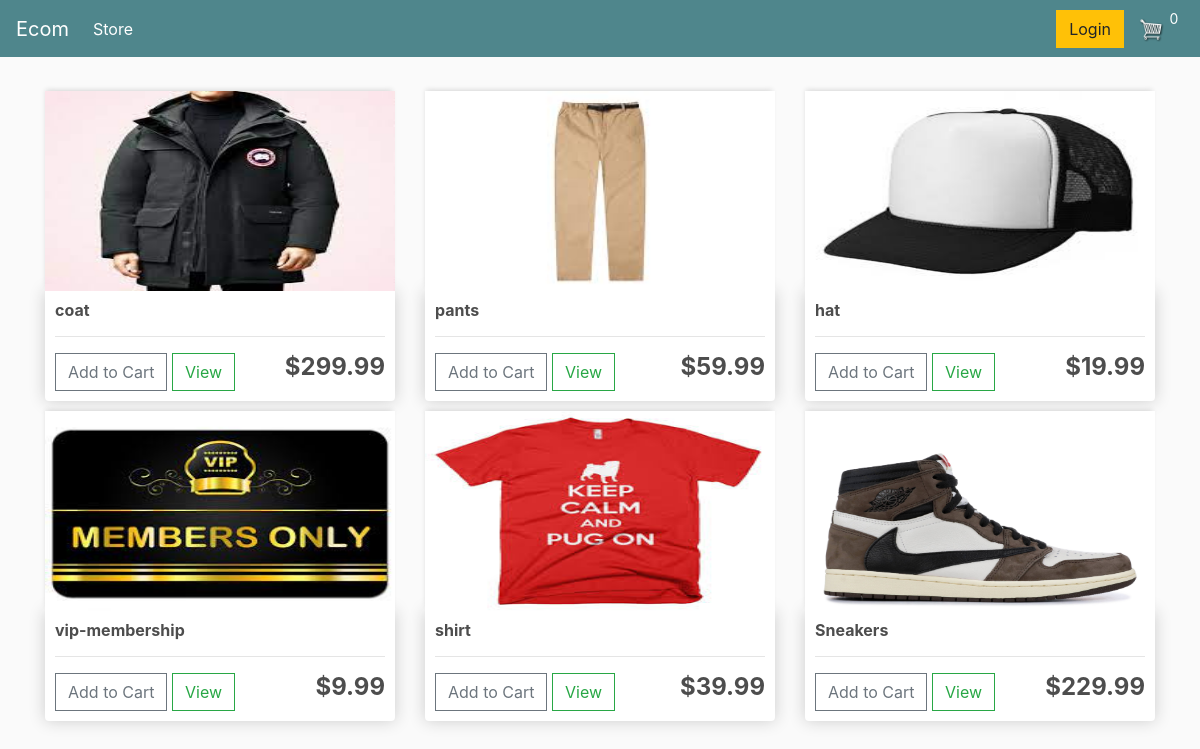
The page / on the database its author committed.
### store/models.py (models this page shows, shortened)
class Product(models.Model):
	name = models.CharField(max_length=200)
	price = models.FloatField()
	digital = models.BooleanField(default=False,null=True, blank=True)
	image = models.ImageField(null=True, blank=True)
	@property
	def imageURL(self):
		try:
			url = self.image.url
		except:
			url = ''
		return url

### store/views.py (the view)
# urls.py: path('', include('store.urls')),
def store(request):
	if request.user.is_authenticated:
		customer = request.user.customer
		order, created = Order.objects.get_or_create(customer=customer, complete=False)
		items = order.orderitem_set.all()
		cartItems = order.get_cart_items
	else:
		items = []
		order = {'get_cart_total':0, 'get_cart_items':0, 'shipping':False}
		cartItems = order['get_cart_items']
	products = Product.objects.all()
	context = {'products':products, 'cartItems':cartItems}
	return render(request, 'store/store.html', context)

### store/templates/store/store.html
{% extends 'store/main.html' %}
{% load static %}
{% block content %}
	<div class="row">
		{% for product in products %}
		<div class="col-lg-4">
			<img class="thumbnail" src="{{product.imageURL}}">
			<div class="box-element product">
				<h6><strong>{{product.name}}</strong></h6>
				<hr>
				<button data-product="{{product.id}}" data-action="add" class="btn btn-outline-secondary add-btn update-cart">Add to Cart</button>
				<a class="btn btn-outline-success" href="#">View</a>
				<h4 style="display: inline-block; float: right"><strong>${{product.price}}</strong></h4>
			</div>
		</div>
		{% endfor %}
	</div>
{% endblock content %}

### store/templates/store/main.html (shortened to what this page needs)
<!DOCTYPE html>
{% load static %}
<html>
<head>
	<link rel="stylesheet" href="https://stackpath.bootstrapcdn.com/bootstrap/4.4.1/css/bootstrap.min.css">
	<link rel="stylesheet" type="text/css" href="{% static 'css/main.css' %}">
</head>
<body>
	<nav class="navbar navbar-expand-lg navbar-dark bg-dark">
	  <a class="navbar-brand" href="{% url 'store' %}">Ecom</a>
	  <div class="collapse navbar-collapse" id="navbarSupportedContent">
	    <ul class="navbar-nav mr-auto">
	      <li class="nav-item active">
	        <a class="nav-link" href="{% url 'store' %}">Store <span class="sr-only">(current)</span></a>
	      </li>
	    </ul>
	    <div class="form-inline my-2 my-lg-0">
	     	<a href="#"class="btn btn-warning">Login</a>
	     	<a href="{% url 'cart' %}">
	    		<img  id="cart-icon" src="{% static 'images/cart.png' %}">
	    	</a>
	    	<p id="cart-total">{{cartItems}}</p>
	    </div>
	  </div>
	</nav>
     <div class="container">
            <br>
            {% block content %}
            {% endblock content %}
         </div>
</body>
</html>

### static/css/main.css (style rules this page uses)
body { background-color: hsl(0, 0%, 98%); }
h1,h2,h3,h4,h5,h6 { color:hsl(0, 0%, 30%); }
.box-element { box-shadow:hsl(0, 0%, 80%) 0 0 16px; background-color: #fff; border-radius: 4px; padding: 10px; }
.thumbnail { width: 100%; height: 200px; -webkit-box-shadow: -1px -3px 5px -2px rgba(214,214,214,1); -moz-box-shadow: -1px -3px 5px -2px rgba(214,214,214,1); box-shadow: -1px -3px 5px -2px rgba(214,214,214,1); }
.product { border-radius: 0 0 4px 4px; }
.bg-dark { background-color: #4f868c!important; }
#cart-icon { width:25px; display: inline-block; margin-left: 15px; }
#cart-total { display: block; text-align: center; color:#fff; background-color: red(255, 60, 0); width: 20px; height: 25px; border-radius: 50%; font-size: 14px; }
.col-lg-4, .col-lg-6, .col-lg-8, .col-lg-12 { margin-top: 10px; }
.btn { border-radius: 0; }

### rows shown on the page
Product: imageURL (picture), name "coat", price "299.99"
Product: imageURL (picture), name "pants", price "59.99"
Product: imageURL (picture), name "hat", price "19.99"
Product: imageURL (picture), name "vip-membership", price "9.99"
Product: imageURL (picture), name "shirt", price "39.99"
Product: imageURL (picture), name "Sneakers", price "229.99"

### other values the page prints
{{ cartItems }} "0"
